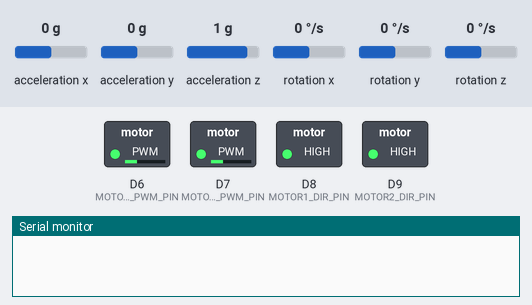
A sketch run on a simulated Arduino Nano 33 BLE. Shown: switched loads named in the sketch (green lamp = pin HIGH), the last lines printed to the serial monitor. Dashed ring = blinking. The test bench sets the inputs (shaded band); at power-on: acceleration x 0 g, acceleration y 0 g, acceleration z 1 g, rotation x 0 °/s, rotation y 0 °/s, rotation z 0 °/s.

Above: at 1.2 s.
1.3 s: acceleration x set to -0.3 g
At 2.46 s:
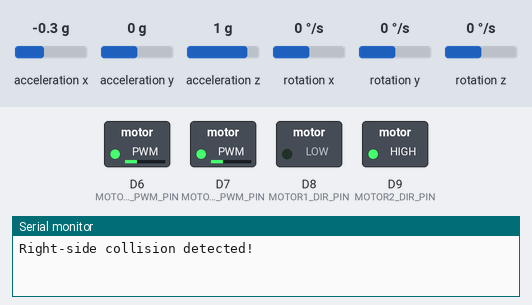
4.3 s: acceleration x set to 0.8 g
At 6.1 s:
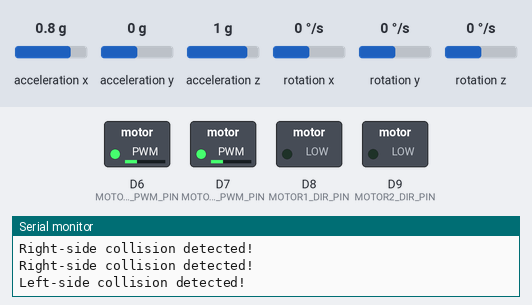
7.3 s: acceleration x set to -1.4 g
At 7.7 s:
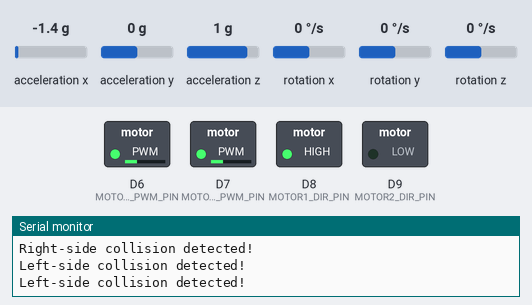
10.3 s: acceleration x set to 1.4 g
Timing chart, 0 to 14.3 s (numbered marks = the images above; inputs shaded):
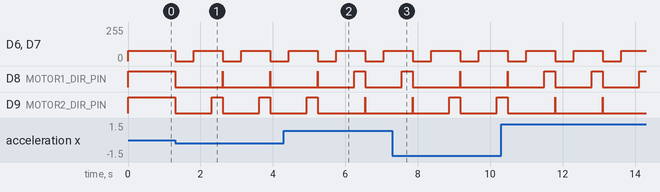

The sketch:

LAB14_Colission.ino
```cpp
#include <Arduino.h>
#include <Arduino_LSM9DS1.h>  // Include the library for the built-in accelerometer and gyroscope

// Motor pins
const int MOTOR1_PWM_PIN = 7;
const int MOTOR1_DIR_PIN = 8;
const int MOTOR2_PWM_PIN = 6;
const int MOTOR2_DIR_PIN = 9;

// Gyroscope and Accelerometer control variables
float current_heading = 0;
float initial_heading = 0;
float x_accel = 0, y_accel = 0, z_accel = 0;  // Initialize accelerometer variables
float filtered_x_accel = 0;
float alpha = 0.1;  // Smoothing factor for low-pass filter
float x_position = 0;
float y_position = 0;
unsigned long previous_time = 0;

// Collision detection threshold
const float collision_threshold = 0.15;  // Adjusted for sensitivity

// Function to set motor speeds
void motors_speed(int left_wheel_speed, int right_wheel_speed) {
    if (left_wheel_speed > 0) {
        digitalWrite(MOTOR1_DIR_PIN, HIGH);
    } else {
        digitalWrite(MOTOR1_DIR_PIN, LOW);
    }

    if (right_wheel_speed > 0) {
        digitalWrite(MOTOR2_DIR_PIN, HIGH);
    } else {
        digitalWrite(MOTOR2_DIR_PIN, LOW);
    }

    left_wheel_speed = abs(left_wheel_speed);
    left_wheel_speed = constrain(left_wheel_speed, 0, 100);
    int left_pwm_value = map(left_wheel_speed, 0, 100, 0, 255);
    analogWrite(MOTOR1_PWM_PIN, left_pwm_value);

    right_wheel_speed = abs(right_wheel_speed);
    right_wheel_speed = constrain(right_wheel_speed, 0, 100);
    int right_pwm_value = map(right_wheel_speed, 0, 100, 0, 255);
    analogWrite(MOTOR2_PWM_PIN, right_pwm_value);
}

// Function to update heading based on gyroscope data
void update_heading() {
    float x, y, z;
    if (IMU.readGyroscope(x, y, z)) {
        current_heading += z * 0.013;  // Adjust this factor based on your needs
    }
}

// Function to update position based on accelerometer data
void update_position() {
    float dt = (millis() - previous_time) / 1000.0;
    previous_time = millis();

    if (IMU.readAcceleration(x_accel, y_accel, z_accel)) {
        x_position += x_accel * dt * dt;
        y_position += y_accel * dt * dt;
    }
}

// Function to filter accelerometer data for collision detection
void filter_acceleration() {
    filtered_x_accel = alpha * filtered_x_accel + (1 - alpha) * x_accel;
}

// Function to detect collision and determine the direction
void detect_collision() {
    if (IMU.readAcceleration(x_accel, y_accel, z_accel)) {
        filter_acceleration();

        if (abs(filtered_x_accel) > collision_threshold) {
            if (filtered_x_accel > 0) {
                // Left-side collision detected
                Serial.println("Left-side collision detected!");
                reverse_and_turn(15, true);  // Turn right by 15 degrees
            } else if (filtered_x_accel < 0) {
                // Right-side collision detected
                Serial.println("Right-side collision detected!");
                reverse_and_turn(15, false);  // Turn left by 15 degrees
            }
        }
    }
}

// Function to reverse and turn based on collision
void reverse_and_turn(int angle, bool turn_right) {
    // Stop the motors
    motors_speed(0, 0);
    delay(500);

    // Reverse slightly
    motors_speed(-30, -30);
    delay(500);

    // Turn 15 degrees based on collision direction
    if (turn_right) {
        motors_speed(30, -30);  // Turn right
    } else {
        motors_speed(-30, 30);  // Turn left
    }
    delay(300);  // Adjust based on motor speed and desired turn angle

    // Resume forward movement
    motors_speed(30, 30);
}

void setup() {
    Serial.begin(115200);

    pinMode(MOTOR1_PWM_PIN, OUTPUT);
    pinMode(MOTOR1_DIR_PIN, OUTPUT);
    pinMode(MOTOR2_PWM_PIN, OUTPUT);
    pinMode(MOTOR2_DIR_PIN, OUTPUT);

    if (!IMU.begin()) {
        Serial.println("Failed to initialize IMU!");
        while (1);
    }

    previous_time = millis();
    motors_speed(30, 30);
}

void loop() {
    update_heading();
    update_position();

    // Detect and handle collisions
    detect_collision();

    // Add a small delay to avoid too frequent updates
    delay(10);
}
```

Measured:
- the behaviour switches between -0.1 and -0.2 g on acceleration x (found by bisection; images 0 and 1)
- after the input at 1.3 s, D6 (MOTOR2_PWM_PIN), D7 (MOTOR1_PWM_PIN): alternates 76/255 for 0.81 s and 0/255 for 0.50 s, starting at once; D8 (MOTOR1_DIR_PIN): alternates HIGH for 0.01 s and LOW for 1.3 s, starting at once; D9 (MOTOR2_DIR_PIN): alternates HIGH for 0.31 s and LOW for 1.0 s, starting at once
